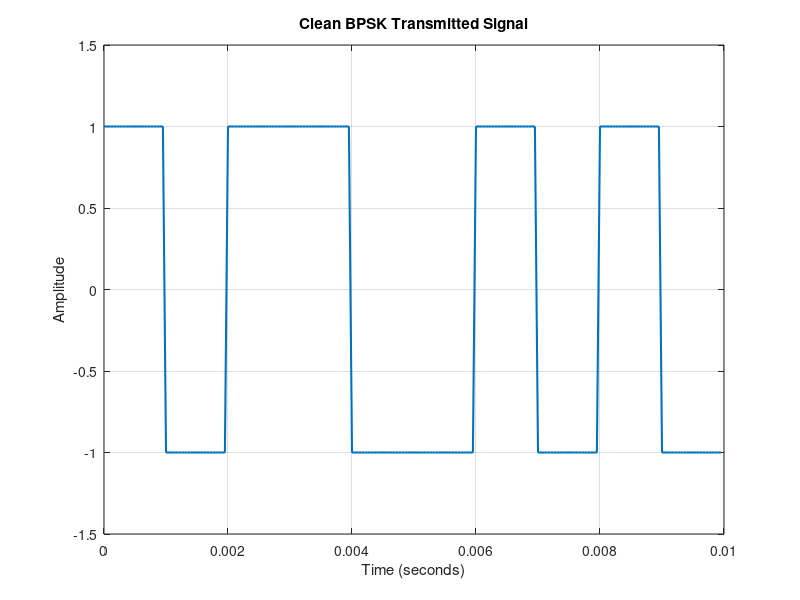

Recreate this plot in MATLAB.
%% Experiment 01 - Generate a clean BPSK signal

clear;
clc;
close all;

%% Results folder

projectRoot = fileparts(fileparts(mfilename('fullpath')));
resultsDir = fullfile(projectRoot, 'results', 'matlab');

if ~exist(resultsDir, 'dir')
    mkdir(resultsDir);
end

%% 1. Basic system settings

Fs = 20000;     % Sampling frequency = 20,000 samples/second
Rs = 1000;      % Symbol rate = 1,000 symbols/second

samplesPerSymbol = Fs / Rs;

%% 2. Create some information bits

bits = [1 0 1 1 0 0 1 0 1 0];

%% 3. Convert the bits into BPSK symbols
% BPSK mapping:
% bit 1 --> +1
% bit 0 --> -1

symbols = 2*bits - 1;

%% 4. Represent each symbol using several samples

txSignal = repelem(symbols, samplesPerSymbol);

%% 5. Create a time axis

t = (0:length(txSignal)-1) / Fs;

%% 6. Display useful information

fprintf('Sampling frequency = %.0f Hz\n', Fs);
fprintf('Symbol rate = %.0f symbols/s\n', Rs);
fprintf('Samples per symbol = %.0f\n', samplesPerSymbol);

%% 7. Plot the transmitted signal

fig1 = figure;

plot(t, txSignal, 'LineWidth', 1.5);

xlabel('Time (seconds)');
ylabel('Amplitude');
title('Clean BPSK Transmitted Signal');

grid on;

ylim([-1.5 1.5]);

%% Save figure

exportgraphics( ...
    fig1, ...
    fullfile(resultsDir, '01_clean_bpsk_signal.png'), ...
    'Resolution', 300);
